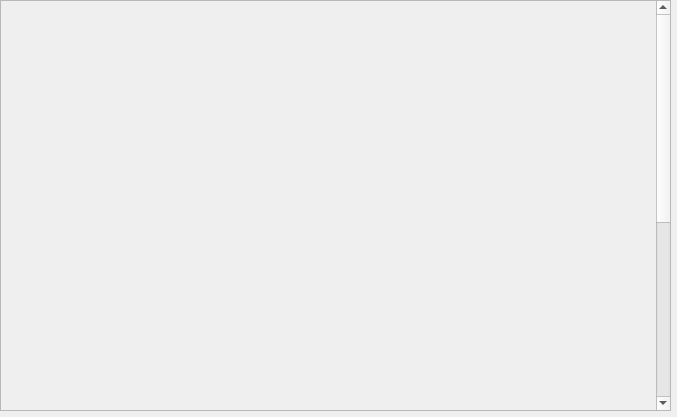
<?xml version="1.0" encoding="UTF-8"?>
<ui version="4.0">
 <class>Form</class>
 <widget class="QWidget" name="Form">
  <property name="geometry">
   <rect>
    <x>0</x>
    <y>0</y>
    <width>677</width>
    <height>417</height>
   </rect>
  </property>
  <property name="windowTitle">
   <string>Form</string>
  </property>
  <widget class="QScrollArea" name="scrollArea_5">
   <property name="geometry">
    <rect>
     <x>0</x>
     <y>0</y>
     <width>671</width>
     <height>411</height>
    </rect>
   </property>
   <property name="widgetResizable">
    <bool>true</bool>
   </property>
   <widget class="QWidget" name="scrollAreaWidgetContents_5">
    <property name="geometry">
     <rect>
      <x>0</x>
      <y>-341</y>
      <width>654</width>
      <height>750</height>
     </rect>
    </property>
    <property name="minimumSize">
     <size>
      <width>0</width>
      <height>750</height>
     </size>
    </property>
    <widget class="QWidget" name="verticalLayoutWidget">
     <property name="geometry">
      <rect>
       <x>0</x>
       <y>0</y>
       <width>671</width>
       <height>741</height>
      </rect>
     </property>
     <layout class="QVBoxLayout" name="verticalLayout">
      <item>
       <widget class="caInclude" name="cainclude_11">
        <property name="macro">
         <string notr="true">ID=0, P=CML, SYS=$(SYS),DEVICE=$(DEVICE)</string>
        </property>
        <property name="filename" stdset="0">
         <string notr="true">G_EVR_out_cml.ui</string>
        </property>
       </widget>
      </item>
      <item>
       <widget class="caInclude" name="cainclude_12">
        <property name="macro">
         <string notr="true">ID=1, P=CML, SYS=$(SYS),DEVICE=$(DEVICE)</string>
        </property>
        <property name="filename" stdset="0">
         <string notr="true">G_EVR_out_cml.ui</string>
        </property>
       </widget>
      </item>
      <item>
       <widget class="caInclude" name="cainclude_13">
        <property name="macro">
         <string notr="true">ID=2, P=CML, SYS=$(SYS),DEVICE=$(DEVICE)</string>
        </property>
        <property name="filename" stdset="0">
         <string notr="true">G_EVR_out_cml.ui</string>
        </property>
       </widget>
      </item>
     </layout>
    </widget>
   </widget>
  </widget>
 </widget>
 <customwidgets>
  <customwidget>
   <class>caInclude</class>
   <extends>QWidget</extends>
   <header>caInclude</header>
  </customwidget>
 </customwidgets>
 <resources/>
 <connections/>
</ui>
